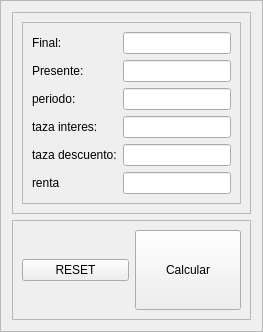
     <widget class="QFrame" name="frame_barra_tool">
      <property name="frameShape">
       <enum>QFrame::StyledPanel</enum>
      </property>
      <property name="frameShadow">
       <enum>QFrame::Raised</enum>
      </property>
      <layout class="QVBoxLayout" name="verticalLayout_5">
       <item>
        <widget class="QFrame" name="frame_43">
         <property name="frameShape">
          <enum>QFrame::StyledPanel</enum>
         </property>
         <property name="frameShadow">
          <enum>QFrame::Raised</enum>
         </property>
         <layout class="QVBoxLayout" name="verticalLayout_30">
          <item>
           <widget class="QFrame" name="frame_44">
            <property name="frameShape">
             <enum>QFrame::StyledPanel</enum>
            </property>
            <property name="frameShadow">
             <enum>QFrame::Raised</enum>
            </property>
            <layout class="QGridLayout" name="gridLayout_3">
             <item row="3" column="0">
              <widget class="QLabel" name="label_16">
               <property name="text">
                <string>taza interes: </string>
               </property>
              </widget>
             </item>
             <item row="0" column="0">
              <widget class="QLabel" name="label_3">
               <property name="text">
                <string>Final: </string>
               </property>
              </widget>
             </item>
             <item row="1" column="0">
              <widget class="QLabel" name="label_5">
               <property name="text">
                <string>Presente: </string>
               </property>
              </widget>
             </item>
             <item row="2" column="0">
              <widget class="QLabel" name="label_13">
               <property name="text">
                <string>periodo: </string>
               </property>
              </widget>
             </item>
             <item row="4" column="1">
              <widget class="QLineEdit" name="line_taza_descuento"/>
             </item>
             <item row="4" column="0">
              <widget class="QLabel" name="label_27">
               <property name="text">
                <string>taza descuento:</string>
               </property>
              </widget>
             </item>
             <item row="0" column="1">
              <widget class="QLineEdit" name="line_final"/>
             </item>
             <item row="1" column="1">
              <widget class="QLineEdit" name="line_presente"/>
             </item>
             <item row="2" column="1">
              <widget class="QLineEdit" name="line_periodo"/>
             </item>
             <item row="3" column="1">
              <widget class="QLineEdit" name="line_taza"/>
             </item>
             <item row="5" column="1">
              <widget class="QLineEdit" name="line_renta"/>
             </item>
             <item row="5" column="0">
              <widget class="QLabel" name="label_32">
               <property name="text">
                <string>renta</string>
               </property>
              </widget>
             </item>
            </layout>
           </widget>
          </item>
         </layout>
        </widget>
       </item>
       <item>
        <widget class="QFrame" name="frame_12">
         <property name="frameShape">
          <enum>QFrame::StyledPanel</enum>
         </property>
         <property name="frameShadow">
          <enum>QFrame::Raised</enum>
         </property>
         <layout class="QGridLayout" name="gridLayout_5">
          <item row="3" column="1">
           <widget class="QPushButton" name="boto_calcular">
            <property name="minimumSize">
             <size>
              <width>80</width>
              <height>80</height>
             </size>
            </property>
            <property name="maximumSize">
             <size>
              <width>16777215</width>
              <height>16777215</height>
             </size>
            </property>
            <property name="sizeIncrement">
             <size>
              <width>80</width>
              <height>80</height>
             </size>
            </property>
            <property name="text">
             <string>Calcular</string>
            </property>
            <property name="icon">
             <iconset>
              <normaloff>economista/vi.gif</normaloff>economista/vi.gif</iconset>
            </property>
            <property name="iconSize">
             <size>
              <width>120</width>
              <height>120</height>
             </size>
            </property>
           </widget>
          </item>
          <item row="3" column="0">
           <widget class="QPushButton" name="boto_enriqo_pucci">
            <property name="text">
             <string>RESET</string>
            </property>
            <property name="icon">
             <iconset>
              <normaloff>economista/cait.gif</normaloff>economista/cait.gif</iconset>
            </property>
            <property name="iconSize">
             <size>
              <width>120</width>
              <height>120</height>
             </size>
            </property>
           </widget>
          </item>
         </layout>
        </widget>
       </item>
      </layout>
     </widget>
